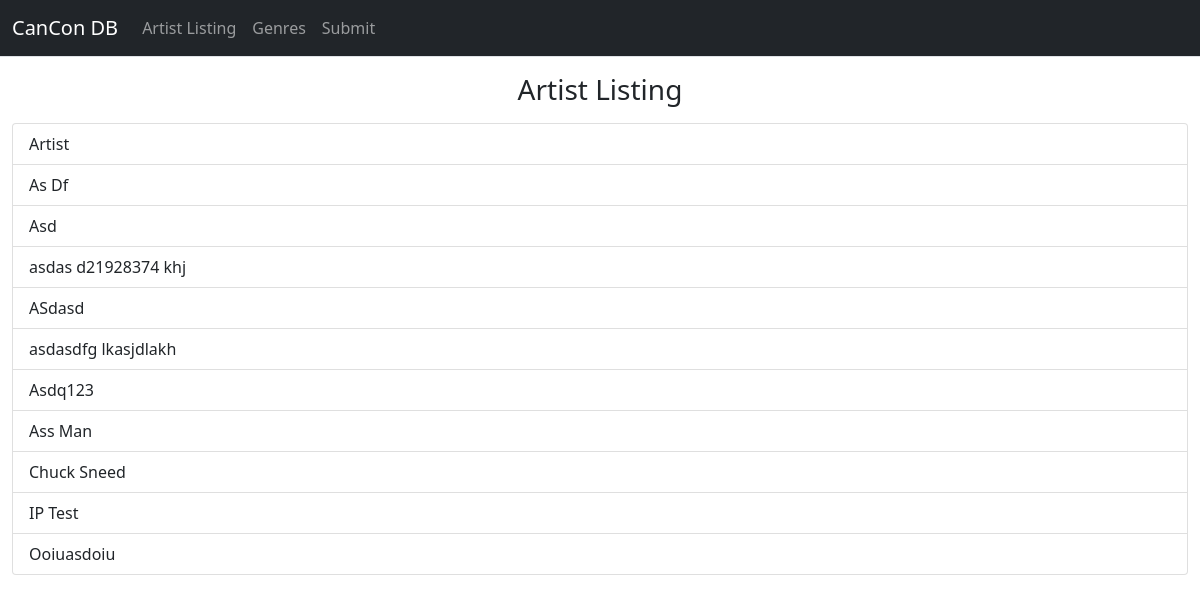
The page /artists/ on the database as committed earlier.
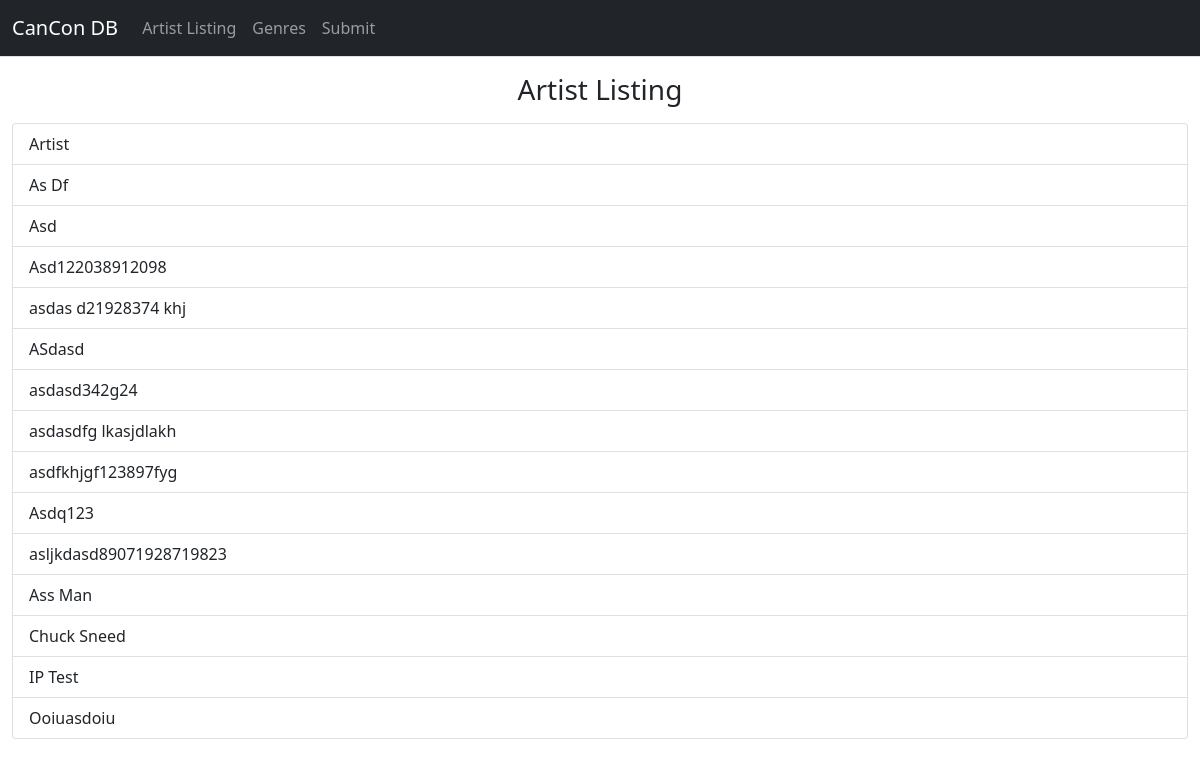
The same page on the database as committed later.
### listing/models.py (models this page shows, shortened)
class Artist(models.Model):
    name = models.CharField(max_length=50, verbose_name="Artist Name")
    link = models.URLField(verbose_name="URL To Artist")
    notes = models.CharField(max_length=150, blank=True, verbose_name="Notes")
    source = models.URLField(verbose_name="Source That The Artist Is Canadian", blank=True)
    genres = TaggableManager(verbose_name = "Genres", help_text="A comma separated list of genres")
    slug = models.SlugField(unique=True)
    user_ip = models.GenericIPAddressField(default="0.0.0.0")

### listing/views.py (the view)
# urls.py: path('artists/', views.artist_listing),
def artist_listing(request):
    artists = Artist.objects.all()
    names = sorted(artists.values_list("name", flat="True"), key=str.casefold)
    slugs = sorted(artists.values_list("slug", flat=True), key=str.casefold)
    artist_data = zip(names, slugs)
    return render(request, 'artistListing.html', {"artist_data": artist_data})

### listing/templates/artistListing.html
{% extends "genericSite.html" %}
{%block body %}
    <h3 class="text-center mt-3"> Artist Listing </h3>
    <div class="list-group mt-3">
        {% for name, slug in artist_data %}
            <a class="list-group-item list-group-item-action" href="/artists/{{ slug }}">{{ name }}</a>
        {% endfor %}
    </div>
{% endblock body %}

Rows that differ between the two databases and show on the page:
added Artist: name "Asd122038912098"
added Artist: name "asdasd342g24"
added Artist: name "asdfkhjgf123897fyg"
added Artist: name "asljkdasd89071928719823"
